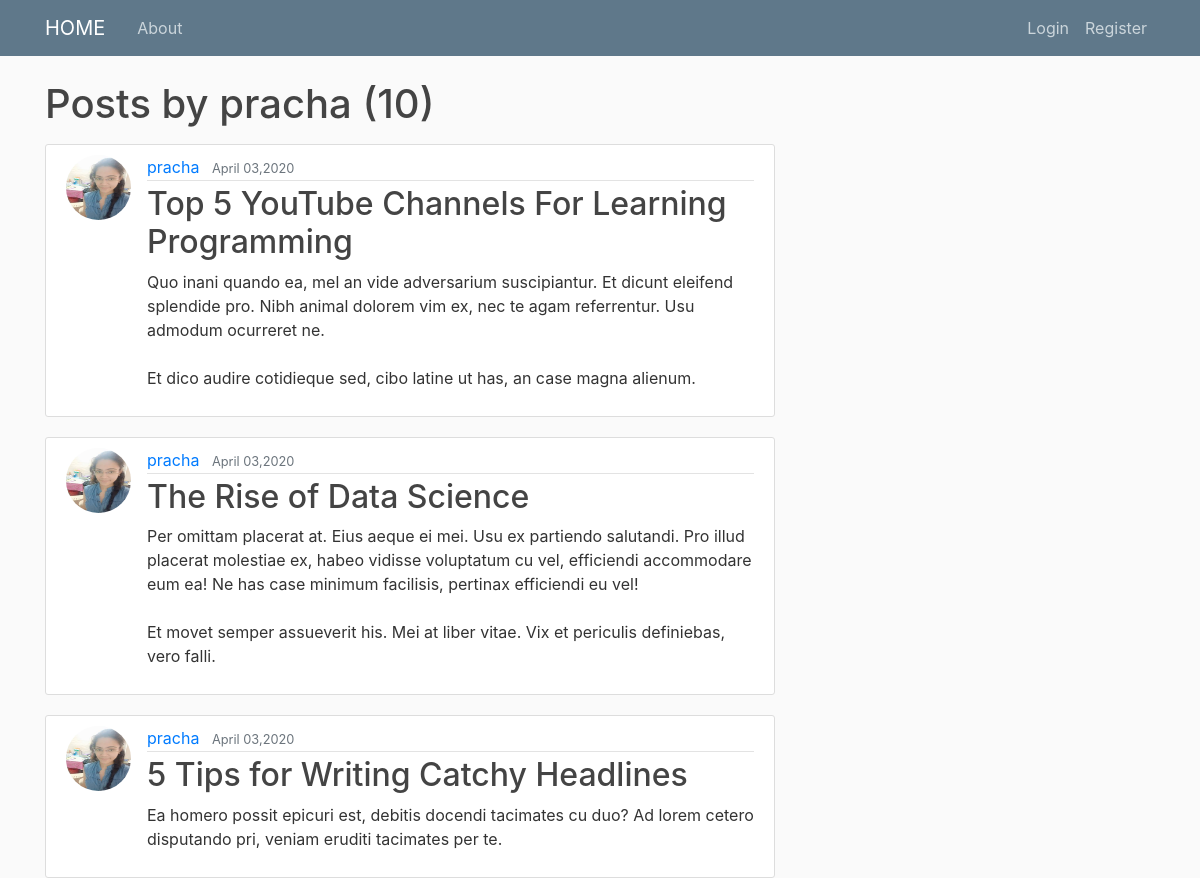
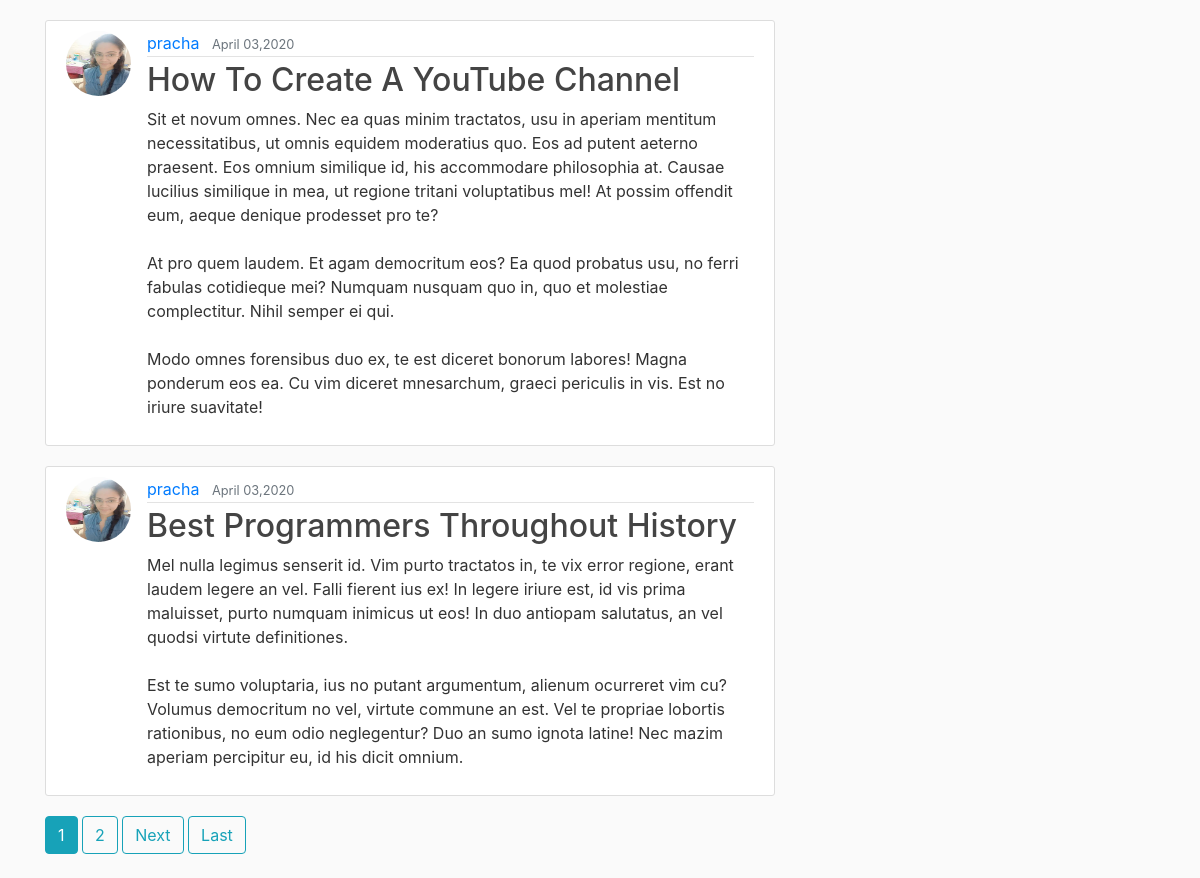
Page /user/pracha on the committed database (2 pictures, top to bottom).
### blog/models.py (models this page shows, shortened)
class Post(models.Model):
    title = models.CharField(max_length=100)
    content = models.TextField()
    date_posted = models.DateTimeField(default=timezone.now)
    author = models.ForeignKey(User, on_delete=models.CASCADE)

### users/models.py (models this page shows, shortened)
class Profile(models.Model):
    user = models.OneToOneField(User, on_delete=models.CASCADE)
    image = models.ImageField( upload_to='profile_pics',default='hmn.jpg')

### blog/views.py (the view)
# urls.py: path('user/<str:username>',UserPostListView.as_view(), name='user-posts'),
class UserPostListView(ListView):
     model = Post
     template_name = 'blog/user_posts.html' # <app>/<model>_<viewtype>.html
     context_object_name = 'posts'
     ordering = ['-date_posted']
     paginate_by = 5
     def get_queryset(self):
          user = get_object_or_404(User, username=self.kwargs.get('username'))
          return Post.objects.filter(author=user).order_by('-date_posted')

### blog/templates/blog/user_posts.html (shortened to what this page needs)
  {% extends "blog/base.html" %}
  {% block content %}
  <h1 class="mb-3">Posts by {{ view.kwargs.username }}  ({{ page_obj.paginator.count }}) </h1>
    {% for post in posts %}
          <article class="media content-section">
            <img class="rounded-circle article-img" src="{{ post.author.profile.image.url }}">
    <div class="media-body">
      <div class="article-metadata">
        <a class="mr-2" href="{% url 'user-posts' post.author.username %}">{{ post.author }}</a>
        <small class="text-muted">{{ post.date_posted|date:"F d,Y" }}</small>
      </div>
      <h2><a class="article-title" href="{% url 'post_detail' post.id %}">{{ post.title }}</a></h2>
      <p class="article-content">{{ post.content }}</p>
    </div>
  </article>
  {% endfor %}
  {% if is_paginated %}
      {% for num in page_obj.paginator.page_range %}
          {% if page_obj.number == num %}
              <a class="btn btn-info mb-4 " href="?page={{ num }}">{{ num }}</a>
          {% elif num > page_obj.number|add:'-4' and num < page_obj.number|add:'4 ' %}
              <a class="btn btn-outline-info mb-4 " href="?page={{ num }}">{{ num }}</a>
          {% endif %}
      {% endfor %}
  {% if page_obj.has_next %}
          <a class="btn btn-outline-info mb-4 " href="?page={{ page_obj.next_page_number }}">Next</a>
          <a class="btn btn-outline-info mb-4 " href="?page={{ page_obj.paginator.num_pages }}">Last</a>
  {% endif %}
  {% endif %}
  {% endblock content %}

### blog/static/blog/main.css (style rules this page uses)
body { background: #fafafa; color: #333333; margin-top: 5rem; }
h1, h2, h3, h4, h5, h6 { color: #444444; }
.content-section { background: #ffffff; padding: 10px 20px; border: 1px solid #dddddd; border-radius: 3px; margin-bottom: 20px; }
.article-title { color: #444444; }
.article-content { white-space: pre-line; }
.article-img { height: 65px; width: 65px; margin-right: 16px; }
.article-metadata { padding-bottom: 1px; margin-bottom: 4px; border-bottom: 1px solid #e3e3e3 }

### rows in the picture
Post: author.profile.image (picture), author "pracha", date_posted "April 03,2020", title "Top 5 YouTube Channels For Learning Programming", content "Quo inani quando ea, mel an vide adversarium suscipiantur. Et dicunt eleifend splendide pro. Nibh animal dolorem vim ex, nec te agam referrentur. Usu admodum ocurreret ne. Et dico audire cotidieque sed, cibo latine ut has, an case magna alienum."
Post: author.profile.image (picture), author "pracha", date_posted "April 03,2020", title "The Rise of Data Science", content "Per omittam placerat at. Eius aeque ei mei. Usu ex partiendo salutandi. Pro illud placerat molestiae ex, habeo vidisse voluptatum cu vel, efficiendi accommodare eum ea! Ne has case minimum facilisis, pertinax efficiendi eu vel! Et movet semper assueverit his. Mei at liber vitae. Vix et periculis definiebas, vero falli."
Post: author.profile.image (picture), author "pracha", date_posted "April 03,2020", title "5 Tips for Writing Catchy Headlines", content "Ea homero possit epicuri est, debitis docendi tacimates cu duo? Ad lorem cetero disputando pri, veniam eruditi tacimates per te."
Post: author.profile.image (picture), author "pracha", date_posted "April 03,2020", title "How To Create A YouTube Channel", content "Sit et novum omnes. Nec ea quas minim tractatos, usu in aperiam mentitum necessitatibus, ut omnis equidem moderatius quo. Eos ad putent aeterno praesent. Eos omnium similique id, his accommodare philosophia at. Causae lucilius similique in mea, ut regione tritani voluptatibus mel! At possim offendit eum, aeque denique prodesset pro te? At pro quem laudem. Et agam democritum eos? Ea quod probatus usu, no ferri fabulas cotidieque mei? Numquam nusquam quo in, quo et molestiae complectitur. Nihil semper ei qui. Modo omnes forensibus duo ex, te est diceret bonorum labores! Magna ponderum eos ea. Cu vim diceret mnesarchum, graeci periculis in vis. Est no iriure suavitate!"
Post: author.profile.image (picture), author "pracha", date_posted "April 03,2020", title "Best Programmers Throughout History", content "Mel nulla legimus senserit id. Vim purto tractatos in, te vix error regione, erant laudem legere an vel. Falli fierent ius ex! In legere iriure est, id vis prima maluisset, purto numquam inimicus ut eos! In duo antiopam salutatus, an vel quodsi virtute definitiones. Est te sumo voluptaria, ius no putant argumentum, alienum ocurreret vim cu? Volumus democritum no vel, virtute commune an est. Vel te propriae lobortis rationibus, no eum odio neglegentur? Duo an sumo ignota latine! Nec mazim aperiam percipitur eu, id his dicit omnium."

### other values in the picture
{{ view.kwargs.username }} "pracha"
{{ page_obj.paginator.count }} "10"
{{ num }} "1"
{{ num }} "2"
